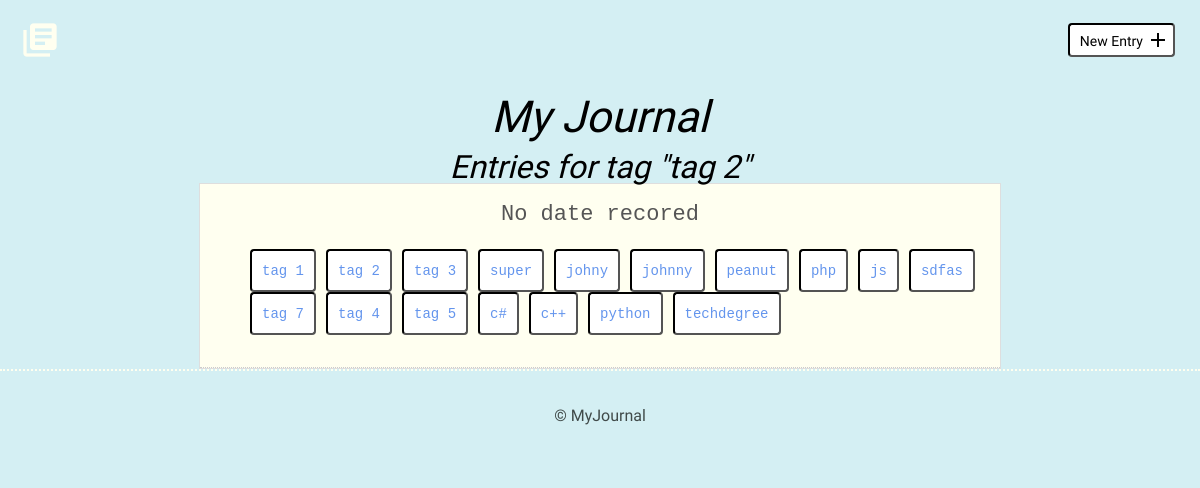
/tagEntries.php?tagID=10, run on the app's committed database.
### tables this page shows
CREATE TABLE "tags" (
	"id"	INTEGER PRIMARY KEY AUTOINCREMENT UNIQUE,
	"name"	TEXT,
	"entries"	BLOB
);

### inc/functions.php (called while the page is built, shortened)
<?php
function isNewEntry()
{
    return FALSE;
}
function isEditEntry()
{
    return FALSE;
}
function isEntryDetail()
{
    return FALSE;
}
function isTagEntries()
{
    if (stripos($_SERVER['SCRIPT_NAME'], 'tagEntries.php')) {
        return TRUE;
    }
    return FALSE;
}

### inc/Class_SqliteCommunicator.php (called while the page is built, shortened)
<?php
class Class_SqliteCommunicator
{
    private $pdo;
    private $dsn = NULL;
    private $dbUser = NULL;
    private $dbPass = NULL;
    public function __construct($dbUser = NULL, $dbPass = NULL)
    {
        $this->dbUser = $dbUser;
        $this->dbPass = $dbPass;
    }
    public function setPdoConnection(){
        try {
            if ($this->pdo === NULL) {
                if ($this->dbUser === NULL && $this->dbPass === NULL) {
                    $this->pdo = new PDO("sqlite:".$this->dsn);
                    $this->pdo->setAttribute(PDO::ATTR_ERRMODE,PDO::ERRMODE_EXCEPTION);
                    $this->pdo->exec( 'PRAGMA foreign_keys = ON;' );
                }
                else{
                    $this->pdo = new PDO($this->dsn, $this->dbUser, $this->dbPass);
                    $this->pdo->setAttribute(PDO::ATTR_ERRMODE,PDO::ERRMODE_EXCEPTION);
                    $this->pdo->exec( 'PRAGMA foreign_keys = ON;' );
                }
            }
        }
        catch (PDOException $e){
            echo "Unable to connect, please contact the administrator.";
            exit;
        }
    }
    public function setDsn($dsn)
    {
        $this->dsn = $dsn;
    }
    public function prepareAndExecuteStatement( $sql, $args){
        try {
            if ($this->pdo !== NULL):
                $prepared = $this->pdo->prepare($sql);
            else:
                $this->setPdoConnection();
                $prepared = $this->pdo->prepare($sql);
            endif;
        }
        catch (PDOException $e){
            echo $e->getMessage();
        }
        return [$prepared->execute($args), $prepared];
    }
    public function getAssocRowById($id, $table)
    {
        $sql = "SELECT * FROM $table WHERE id = ?";
        $pdoSObj = $this->prepareAndExecuteStatement($sql, [$id]);
        $data = $pdoSObj[1]->fetch(PDO::FETCH_ASSOC);
        return $data;
    }
}

### inc/Class_JournalCommunicator.php (called while the page is built, shortened)
<?php
class Class_JournalCommunicator extends Class_SqliteCommunicator
{
    public function getTagsForEntry( $entryID )
    {
        $pdoSObj = $this->prepareAndExecuteStatement("SELECT * FROM tags WHERE entries LIKE ?", ['%'.$entryID.'%']);
        return $pdoSObj[1]->fetchAll(PDO::FETCH_ASSOC);
    }
}

### tagEntries.php (the view, shortened to what this page needs)
<?php
include('header.php');
$entryIDs = explode(',', $tag['entries']);
foreach ($entryIDs as $entryID ) {
    $row = $sqlCom->getAssocRowById( $entryID, 'entries' );
    ?>
    <article>
        <time datetime="<?php echo $row['date'] ?>"><?php if ( ! empty ($row['date']) ) : echo convertDateTime($row['date']); else: echo 'No date recored'; endif; ?></time>
        <ul class="tags">
            <?php
            $tags = $sqlCom->getTagsForEntry($row['id']);
            if (count($tags) >= 1 && $tags[0] != FALSE):
                foreach ($tags as $tag) {
                    echo '<li><a class="button" href="./tagEntries.php?tagID=' . $tag['id'] . '">' . $tag['name'] . '</a></li>';
                }
            else:
                echo '<li>No tags recorded.</li>';
            endif;
            ?>
        </ul>
    </article>
<?php
} ?>
</div>
        </div>
    </section>
<?php
include('footer.php');

### header.php (shortened to what this page needs)
<?php
include('inc/functions.php');
include('inc/Class_SqliteCommunicator.php');
include('inc/Class_JournalCommunicator.php');
$sqlCom = new Class_JournalCommunicator();
$sqlCom->setDsn(__DIR__.'/inc/journal.db');
$sqlCom->setPdoConnection();
?>
<!DOCTYPE html>
<html>
<head>
    <link rel="stylesheet" href="css/normalize.css">
    <link rel="stylesheet" href="css/site.css">
</head>
<body>
<header>
    <div class="container">
        <div class="site-header">
            <a class="logo" href="index.php"><i class="material-icons">library_books</i></a>
            <a class="button icon-right" href="new.php"><span>New Entry</span> <i class="material-icons">add</i></a>
        </div>
        <h1>My Journal</h1>
    </div>
</header>
<?php
if( isNewEntry() ):
?>
    <section>
        <div class="container">
            <div class="new-entry">
                <h2>New Entry</h2>
                <form action="new.php" method="post" id="form-new">
<?php elseif ( isTagEntries() ) :
    $tagID = filter_input(INPUT_GET, 'tagID', FILTER_VALIDATE_INT);
    $tag = $sqlCom->getAssocRowById($tagID, 'tags');
    ?>
    <section>
    <h2>Entries for tag "<?php echo $tag['name'] ?>"</h2>
        <div class="container">
            <div class="entry-list">
<?php
    else:  ?>
    <section>
        <div class="container">
            <div class="entry-list">
<?php endif;

### css/site.css (style rules this page uses)
body { font-size: 16px; color: #404a49; background-color: #5bc4d442; font-family: 'Cousine', serif; font-weight: 400; }
.container { margin: 0 auto; padding: 0 25px; }
header .site-header { margin: 0 auto; height: 95px; }
header .logo i { color: #fffff0; margin: 20px 0 0 -5px; float: left; font-size: 40px; }
header .button { float: right; margin: 33px 0 0 0; }
.button { padding: 8px 10px 6px 10px; background: #ffffff; border: 2px inset #000000; border-radius: 4px; text-decoration: none; color: #000000; position: relative; text-align: center; font-size: 14px; animation: condense 1s 1; transform: scaleX(1); transition: 1s; display: inline-block; }
.button.icon-right { padding-right: 30px; top: -10px; }
.button.icon-right i { position: absolute; top: 3px; right: 3px; }
h1, h2, h3 { margin: 0; font-weight: 400; line-height: 1em; color: #000; font-style: italic; }
h1 { font-size: 44px; margin-bottom: 12px; text-align: center; }
h2 { font-size: 32px; text-align: center; }
ul li { line-height: 1.8em; font-size: 18px; }
ul li a { border-bottom: 2px solid #000; line-height: 1.8em; color: #000; text-decoration: none; }
.entry-list { color: #555; font-size: 22px; padding: 0 !important; font-family: courier, monospace; border: 1px solid #dedede; }
.entry-list, .edit-entry, .new-entry { max-width: 800px; margin: 0 auto; padding: 70px 0 150px 0; }
.entry-list article { margin-bottom: 0px; text-align: center; list-style: none; border-bottom: 1px dotted #ccc; height: auto; padding: 10px; background-color: ivory; }
.entry-list article:last-child { margin-bottom: 0; }
ul.tags { overflow: hidden; }
ul.tags li { list-style-type: none; float: left; margin-right: 10px; }
ul.tags a { color: cornflowerblue; display: inline-block; }

### data on the page
tags: name "tag 2"
tags: name "tag 1"
tags: name "tag 3"
tags: name "super"
tags: name "johny"
tags: name "johnny"
tags: name "peanut"
tags: name "php"
tags: name "js"
tags: name "sdfas"
tags: name "tag 7"
tags: name "tag 4"
tags: name "tag 5"
tags: name "c#"
tags: name "c++"
tags: name "python"
tags: name "techdegree"
